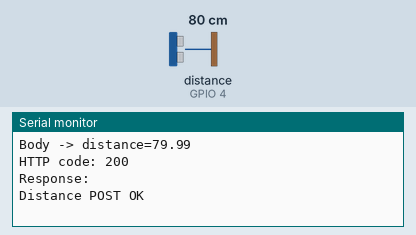
This sketch was run on a simulated ESP8266 (NodeMCU). Shown: the last lines printed to the serial monitor. Wiring (inferred from the names in the program): ultrasonic range finder: trigger GPIO 5; echo GPIO 4. The test bench sets the inputs (shaded band); at power-on: distance to the obstacle (sensor on GPIO 4) 80 cm. The echo pulse lasts 58.3 µs per cm; WiFi joins after 1.5 s; servers stay silent unless stated; uploads are accepted with an empty reply; storage starts empty.

Above: at 3.2 s.
3.3 s: distance to the obstacle (sensor on GPIO 4) set to 2 cm
At 11.1 s:
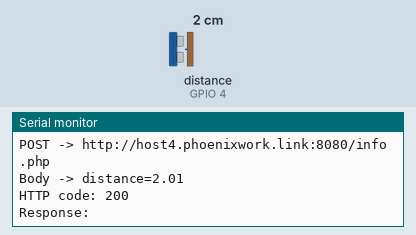
12.2 s: distance to the obstacle (sensor on GPIO 4) set to 4 cm
At 20.16 s:
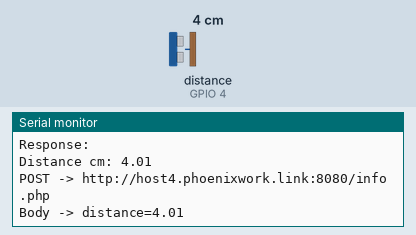

The sketch:

esp8266_wifi_manger_with_distance_sensor.ino
```cpp
/****************************************************
 * ESP First-Time Setup + JSN-SR04T Distance + POST distance
 *
 * Flow:
 * 1) If no WiFi saved (or can't connect) -> AP + captive portal (WiFiManager)
 * 2) User enters WiFi SSID/password + App Username + App Password
 * 3) App creds saved to SPIFFS (/config.json)
 * 4) Device connects to WiFi
 * 5) Reads JSN-SR04T distance (cm)
 * 6) POSTs "distance" to:
 *    http://host4.phoenixwork.link:8080/info.php
 * 7) Repeats every 10 seconds
 *
 * Board: NodeMCU (ESP8266 ESP-12E)
 *
 * Libraries:
 * - WiFiManager by tzapu
 * - ArduinoJson (v6+)
 ****************************************************/

#if defined(ESP8266)
  #include <ESP8266WiFi.h>
  #include <ESP8266HTTPClient.h>
  #include <FS.h>              // SPIFFS
#else
  #include <WiFi.h>
  #include <HTTPClient.h>
  #include "SPIFFS.h"
#endif

#include <WiFiManager.h>
#include <ArduinoJson.h>

// ---------- Portal / Config ----------
static const char* AP_SSID     = "ESP-Setup";
static const char* AP_PASS     = "CamSetup123";     // min 8 chars
static const char* CONFIG_PATH = "/config.json";

// ---------- POST endpoint ----------
static const char* DIST_URL    = "http://host4.phoenixwork.link:8080/info.php";

// ---------- NodeMCU pins for JSN-SR04T ----------
static const int TRIG_PIN = 5; // D1 (GPIO5)
static const int ECHO_PIN = 4; // D2 (GPIO4)  <-- MUST be via voltage divider

// ---------- Sensor timing ----------
static const unsigned long PULSE_TIMEOUT_US = 30000UL; // 30ms ~ up to ~5m

// ---------- Globals ----------
String appUser;
String appPass;

// ---------- FS helpers ----------
bool fsBegin() {
#if defined(ESP8266)
  return SPIFFS.begin();
#else
  return SPIFFS.begin(true); // auto-format if needed
#endif
}

bool loadConfig() {
  if (!fsBegin()) {
    Serial.println("SPIFFS begin failed");
    return false;
  }
  if (!SPIFFS.exists(CONFIG_PATH)) {
    Serial.println("No config file yet");
    return false;
  }

  File f = SPIFFS.open(CONFIG_PATH, "r");
  if (!f) {
    Serial.println("Failed to open config file");
    return false;
  }

  StaticJsonDocument<256> doc;
  DeserializationError err = deserializeJson(doc, f);
  f.close();

  if (err) {
    Serial.print("deserializeJson failed: ");
    Serial.println(err.c_str());
    return false;
  }

  if (doc.containsKey("appUser")) appUser = doc["appUser"].as<const char*>();
  else appUser = "";

  if (doc.containsKey("appPass")) appPass = doc["appPass"].as<const char*>();
  else appPass = "";

  Serial.println("Loaded config from SPIFFS");
  return true;
}

bool saveConfig(const String& u, const String& p) {
  if (!fsBegin()) {
    Serial.println("SPIFFS begin failed");
    return false;
  }

  StaticJsonDocument<256> doc;
  doc["appUser"] = u;
  doc["appPass"] = p;

  File f = SPIFFS.open(CONFIG_PATH, "w");
  if (!f) {
    Serial.println("Failed to open config for writing");
    return false;
  }

  if (serializeJson(doc, f) == 0) {
    Serial.println("serializeJson failed");
    f.close();
    return false;
  }
  f.close();

  Serial.println("Saved config to SPIFFS");
  return true;
}

// ---------- JSN-SR04T distance reading ----------
static inline float usToCm(unsigned long us) {
  // speed of sound ~343 m/s => 0.0343 cm/us
  // divide by 2 because round-trip
  return (us * 0.0343f) / 2.0f;
}

// Returns distance in cm, or -1 if failed/timeout
float readDistanceCm() {
  // Trigger pulse
  digitalWrite(TRIG_PIN, LOW);
  delayMicroseconds(2);
  digitalWrite(TRIG_PIN, HIGH);
  delayMicroseconds(10);
  digitalWrite(TRIG_PIN, LOW);

  // Echo pulse width
  unsigned long echoUs = pulseIn(ECHO_PIN, HIGH, PULSE_TIMEOUT_US);
  if (echoUs == 0) return -1.0f; // timeout (no echo)

  float cm = usToCm(echoUs);

  // sanity range for JSN-SR04T
  if (cm < 2.0f || cm > 600.0f) return -1.0f;

  return cm;
}

// ---------- HTTP POST distance ----------
bool postDistance(float distance) {
  if (WiFi.status() != WL_CONNECTED) {
    Serial.println("WiFi not connected");
    return false;
  }

  String url = String(DIST_URL);

#if defined(ESP8266)
  WiFiClient client;
  HTTPClient http;
  if (!http.begin(client, url)) {
    Serial.println("http.begin failed");
    return false;
  }
#else
  HTTPClient http;
  if (!http.begin(url)) {
    Serial.println("http.begin failed");
    return false;
  }
#endif

  http.setTimeout(8000);
  http.addHeader("Content-Type", "application/x-www-form-urlencoded");

  // POST body: distance=<value>
  String body = "distance=" + String(distance, 2);

  Serial.println("POST -> " + url);
  Serial.println("Body -> " + body);

  int code = http.POST(body);
  String resp = http.getString();
  http.end();

  Serial.print("HTTP code: ");
  Serial.println(code);
  Serial.println("Response:");
  Serial.println(resp);

  return (code > 0 && code < 400);
}

// ---------- Optional: reset everything ----------
void factoryReset() {
  Serial.println("Factory reset...");
  WiFiManager wm;
  wm.resetSettings(); // clears WiFi creds
  if (fsBegin()) SPIFFS.remove(CONFIG_PATH); // clears app user/pass
  delay(1000);
#if defined(ESP8266)
  ESP.restart();
#else
  ESP.restart();
#endif
}

void setup() {
  Serial.begin(115200);
  delay(300);

  // Sensor pins
  pinMode(TRIG_PIN, OUTPUT);
  pinMode(ECHO_PIN, INPUT);
  digitalWrite(TRIG_PIN, LOW);

  // Load saved app creds (if present)
  loadConfig();

  WiFiManager wm;

  // Add extra fields to captive portal
  WiFiManagerParameter p_user("app_user", "App Username", appUser.c_str(), 32);
  WiFiManagerParameter p_pass("app_pass", "App Password", appPass.c_str(), 64);

  wm.addParameter(&p_user);
  wm.addParameter(&p_pass);

  // Portal behavior
  wm.setConfigPortalTimeout(180); // seconds

  // Uncomment to force AP every boot (testing)
  // wm.resetSettings();

  // Start portal only if needed; otherwise connects with saved WiFi
  bool ok = wm.autoConnect(AP_SSID, AP_PASS);

  if (!ok) {
    Serial.println("WiFiManager failed or timed out -> restarting");
    delay(1000);
#if defined(ESP8266)
    ESP.restart();
#else
    ESP.restart();
#endif
  }

  // Read portal values
  appUser = String(p_user.getValue());
  appPass = String(p_pass.getValue());

  // Save your custom creds
  saveConfig(appUser, appPass);

  Serial.println("WiFi connected!");
  Serial.print("IP: ");
  Serial.println(WiFi.localIP());

  // First reading + POST
  float distance = readDistanceCm();
  if (distance < 0) {
    Serial.println("Distance read failed (check JSN power + ECHO divider + wiring)");
  } else {
    Serial.print("Distance cm: ");
    Serial.println(distance, 2);

    bool sent = postDistance(distance);
    Serial.println(sent ? "Distance POST OK" : "Distance POST FAILED");
  }
}

void loop() {
  // Post every 10 seconds
  static unsigned long last = 0;
  if (millis() - last > 10000) {
    last = millis();

    float distance = readDistanceCm();
    if (distance >= 0) {
      Serial.print("Distance cm: ");
      Serial.println(distance, 2);
      postDistance(distance);
    } else {
      Serial.println("Distance read failed");
    }
  }
}
```

Measured:
- after the input at 3.3 s, the serial monitor: prints a new line after 6.7 s (image 1)
- after the input at 12.2 s, the serial monitor: prints a new line after 7.8 s (image 2)
